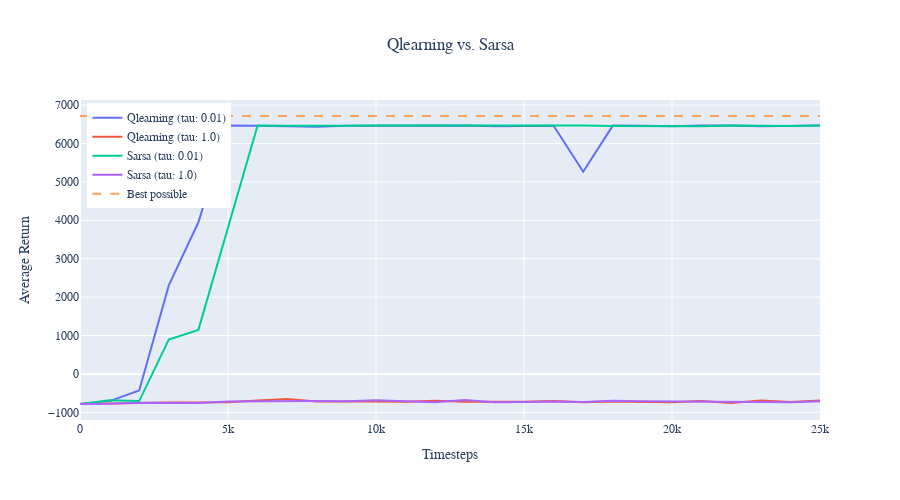

Notebook code for this chart:
### Code cell
fig = go.Figure()
results = [learning_curves_qlearning, learning_curves_sarsa]
for i, type in enumerate(["Qlearning", "Sarsa"]):

    for j, temperature in enumerate([temperatures[0], temperatures[-1]]):
        index = temperatures.index(temperature)    
        name = (
            "{} (tau: {})".format(type, temperature)
        )
        fig.add_trace(go.Scatter(x=time_steps, y=results[i][index], name=name,))
fig.add_trace(go.Scatter(x=time_steps, y=best_possible, name="Best possible", line=dict(dash="dash")))
# Customize layout
fig.update_layout(
    title="Qlearning vs. Sarsa",
    title_x=0.5,
    xaxis_title="Timesteps",
    yaxis_title="Average Return",
    legend=dict(yanchor="top", y=0.99, xanchor="left", x=0.01),
    font=dict(family="serif", size=12),
    width=900,
    height=500,
)
fig.show()

### Figure 1 — Plotly figure (JSON) as saved in the notebook; plotly's stock layout.template omitted (floating-point values rounded to 4 significant figures; data arrays with more than 128 entries replaced by an {"elided": "..."} marker saying what was removed)
{"data": [{"name": "Qlearning (tau: 0.01)", "type": "scatter", "x": [0, 1000, 2000, 3000, 4000, 5000, 6000, 7000, 8000, 9000, 10000, 11000, 12000, 13000, 14000, 15000, 16000, 17000, 18000, 19000, 20000, 21000, 22000, 23000, 24000, 25000], "y": [-783.0, -708.0, -432.0, 2305.0, 3948.0, 6470.0, 6460.0, 6455.0, 6436.0, 6463.0, 6466.0, 6465.0, 6465.0, 6471.0, 6451.0, 6448.0, 6464.0, 5264.0, 6465.0, 6464.0, 6448.0, 6465.0, 6469.0, 6448.0, 6459.0, 6465.0]}, {"name": "Qlearning (tau: 1.0)", "type": "scatter", "x": [0, 1000, 2000, 3000, 4000, 5000, 6000, 7000, 8000, 9000, 10000, 11000, 12000, 13000, 14000, 15000, 16000, 17000, 18000, 19000, 20000, 21000, 22000, 23000, 24000, 25000], "y": [-783.0, -778.2, -759.9, -745.7, -742.6, -739.1, -694.7, -655.5, -716.9, -713.0, -718.0, -725.2, -699.2, -722.9, -724.9, -726.8, -708.0, -740.7, -720.7, -719.3, -737.0, -706.8, -754.7, -692.5, -731.3, -688.9]}, {"name": "Sarsa (tau: 0.01)", "type": "scatter", "x": [0, 1000, 2000, 3000, 4000, 5000, 6000, 7000, 8000, 9000, 10000, 11000, 12000, 13000, 14000, 15000, 16000, 17000, 18000, 19000, 20000, 21000, 22000, 23000, 24000, 25000], "y": [-783.0, -687.4, -707.5, 894.0, 1147.0, 3823.0, 6469.0, 6461.0, 6472.0, 6463.0, 6467.0, 6468.0, 6468.0, 6471.0, 6465.0, 6459.0, 6463.0, 6465.0, 6456.0, 6459.0, 6463.0, 6446.0, 6469.0, 6462.0, 6458.0, 6469.0]}, {"name": "Sarsa (tau: 1.0)", "type": "scatter", "x": [0, 1000, 2000, 3000, 4000, 5000, 6000, 7000, 8000, 9000, 10000, 11000, 12000, 13000, 14000, 15000, 16000, 17000, 18000, 19000, 20000, 21000, 22000, 23000, 24000, 25000], "y": [-783.0, -779.7, -753.1, -758.1, -755.4, -718.1, -707.8, -704.0, -704.1, -713.4, -686.1, -708.5, -735.1, -679.6, -738.4, -730.9, -715.2, -730.2, -698.3, -712.1, -718.2, -719.2, -728.9, -743.4, -734.9, -708.8]}, {"line": {"dash": "dash"}, "name": "Best possible", "type": "scatter", "x": [0, 1000, 2000, 3000, 4000, 5000, 6000, 7000, 8000, 9000, 10000, 11000, 12000, 13000, 14000, 15000, 16000, 17000, 18000, 19000, 20000, 21000, 22000, 23000, 24000, 25000], "y": {"elided": "25001 int values"}}], "layout": {"font": {"family": "serif", "size": 12}, "height": 500, "legend": {"x": 0.01, "xanchor": "left", "y": 0.99, "yanchor": "top"}, "title": {"text": "Qlearning vs. Sarsa", "x": 0.5}, "width": 900, "xaxis": {"title": {"text": "Timesteps"}}, "yaxis": {"title": {"text": "Average Return"}}}}
